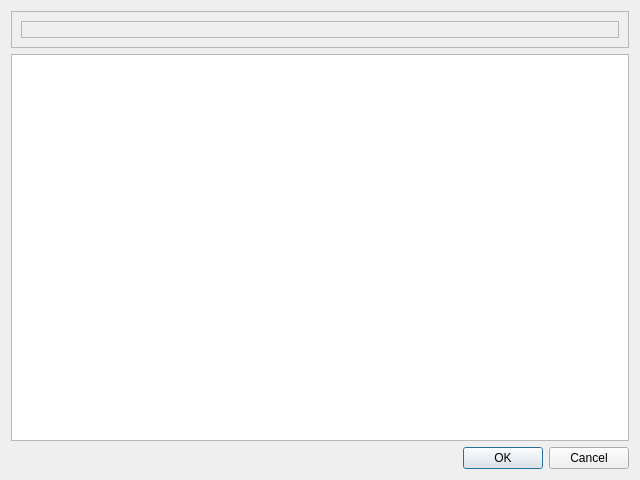
<?xml version="1.0" encoding="UTF-8"?>
<ui version="4.0">
 <class>messageList</class>
 <widget class="QDialog" name="messageList">
  <property name="geometry">
   <rect>
    <x>0</x>
    <y>0</y>
    <width>640</width>
    <height>480</height>
   </rect>
  </property>
  <property name="windowTitle">
   <string>Dialog</string>
  </property>
  <property name="windowIcon">
   <iconset resource="qtc.qrc">
    <normaloff>:/cteicons/img/Logo_Mect.png</normaloff>:/cteicons/img/Logo_Mect.png</iconset>
  </property>
  <property name="styleSheet">
   <string notr="true"/>
  </property>
  <layout class="QVBoxLayout" name="verticalLayout_2">
   <item>
    <widget class="QFrame" name="frameMessage">
     <property name="frameShape">
      <enum>QFrame::StyledPanel</enum>
     </property>
     <property name="frameShadow">
      <enum>QFrame::Raised</enum>
     </property>
     <layout class="QVBoxLayout" name="verticalLayout">
      <item>
       <widget class="QLabel" name="lblMessage">
        <property name="font">
         <font>
          <pointsize>10</pointsize>
          <weight>75</weight>
          <bold>true</bold>
         </font>
        </property>
        <property name="frameShape">
         <enum>QFrame::StyledPanel</enum>
        </property>
        <property name="text">
         <string/>
        </property>
        <property name="textFormat">
         <enum>Qt::RichText</enum>
        </property>
        <property name="alignment">
         <set>Qt::AlignJustify|Qt::AlignVCenter</set>
        </property>
        <property name="wordWrap">
         <bool>true</bool>
        </property>
       </widget>
      </item>
     </layout>
    </widget>
   </item>
   <item>
    <widget class="QTableWidget" name="tblMessageList">
     <property name="editTriggers">
      <set>QAbstractItemView::NoEditTriggers</set>
     </property>
     <property name="alternatingRowColors">
      <bool>true</bool>
     </property>
    </widget>
   </item>
   <item>
    <widget class="QDialogButtonBox" name="buttonBox">
     <property name="styleSheet">
      <string notr="true">QDialogButtonBox
{
	dialogbuttonbox-buttons-have-icons: 1;
	icon-size: 32px 32px;
	dialog-apply-icon: url(:/cteicons/img/Done_32.png);
	dialog-cancel-icon: url(:/cteicons/img/Cancel_32.png);
	dialog-close-icon: url(:/cteicons/img/Close_32.png);
	dialog-discard-icon: url(:/cteicons/img/Undo.png);
	dialog-no-icon: url(:/cteicons/img/Cancel_32.png);
	dialog-ok-icon: url(:/cteicons/img/Done_32.png);
	dialog-open-icon: url(:/cteicons/img/Open_32.png);
	dialog-reset-icon: url(:/cteicons/img/Reset_32.png);
	dialog-save-icon: url(:/cteicons/img/Save.png);
	dialog-yes-icon: url(:/cteicons/img/Done_32.png);
}
</string>
     </property>
     <property name="orientation">
      <enum>Qt::Horizontal</enum>
     </property>
     <property name="standardButtons">
      <set>QDialogButtonBox::Cancel|QDialogButtonBox::Ok</set>
     </property>
    </widget>
   </item>
  </layout>
 </widget>
 <resources>
  <include location="qtc.qrc"/>
 </resources>
 <connections>
  <connection>
   <sender>buttonBox</sender>
   <signal>accepted()</signal>
   <receiver>messageList</receiver>
   <slot>accept()</slot>
   <hints>
    <hint type="sourcelabel">
     <x>257</x>
     <y>470</y>
    </hint>
    <hint type="destinationlabel">
     <x>157</x>
     <y>274</y>
    </hint>
   </hints>
  </connection>
  <connection>
   <sender>buttonBox</sender>
   <signal>rejected()</signal>
   <receiver>messageList</receiver>
   <slot>reject()</slot>
   <hints>
    <hint type="sourcelabel">
     <x>325</x>
     <y>470</y>
    </hint>
    <hint type="destinationlabel">
     <x>286</x>
     <y>274</y>
    </hint>
   </hints>
  </connection>
 </connections>
</ui>
